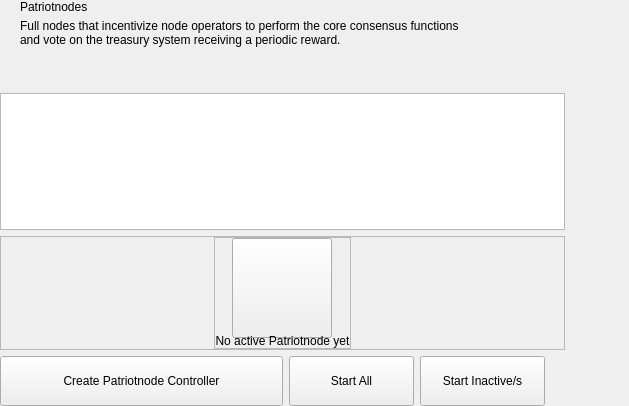
<?xml version="1.0" encoding="UTF-8"?>
<ui version="4.0">
 <class>PatriotNodesWidget</class>
 <widget class="QWidget" name="PatriotNodesWidget">
  <property name="geometry">
   <rect>
    <x>0</x>
    <y>0</y>
    <width>629</width>
    <height>406</height>
   </rect>
  </property>
  <property name="windowTitle">
   <string>Form</string>
  </property>
  <layout class="QHBoxLayout" name="horizontalLayout_2" stretch="2,1">
   <property name="spacing">
    <number>0</number>
   </property>
   <property name="leftMargin">
    <number>0</number>
   </property>
   <property name="topMargin">
    <number>0</number>
   </property>
   <property name="rightMargin">
    <number>0</number>
   </property>
   <property name="bottomMargin">
    <number>0</number>
   </property>
   <item>
    <widget class="QWidget" name="left" native="true">
     <layout class="QVBoxLayout" name="verticalLayout_3">
      <property name="leftMargin">
       <number>0</number>
      </property>
      <property name="topMargin">
       <number>0</number>
      </property>
      <property name="rightMargin">
       <number>0</number>
      </property>
      <property name="bottomMargin">
       <number>0</number>
      </property>
      <item>
       <layout class="QVBoxLayout" name="verticalLayout_2">
        <property name="spacing">
         <number>6</number>
        </property>
        <item>
         <layout class="QHBoxLayout" name="horizontalLayout_3">
          <property name="spacing">
           <number>0</number>
          </property>
          <property name="leftMargin">
           <number>20</number>
          </property>
          <item>
           <layout class="QVBoxLayout" name="verticalLayout_8">
            <property name="spacing">
             <number>5</number>
            </property>
            <item>
             <widget class="QLabel" name="labelTitle">
              <property name="text">
               <string>Patriotnodes</string>
              </property>
             </widget>
            </item>
            <item alignment="Qt::AlignTop">
             <widget class="QLabel" name="labelSubtitle1">
              <property name="text">
               <string>Full nodes that incentivize node operators to perform the core consensus functions
and vote on the treasury system receiving a periodic reward.</string>
              </property>
             </widget>
            </item>
           </layout>
          </item>
          <item>
           <spacer name="horizontalSpacer">
            <property name="orientation">
             <enum>Qt::Horizontal</enum>
            </property>
            <property name="sizeHint" stdset="0">
             <size>
              <width>40</width>
              <height>20</height>
             </size>
            </property>
           </spacer>
          </item>
         </layout>
        </item>
        <item>
         <spacer name="verticalSpacer_2">
          <property name="orientation">
           <enum>Qt::Vertical</enum>
          </property>
          <property name="sizeType">
           <enum>QSizePolicy::Fixed</enum>
          </property>
          <property name="sizeHint" stdset="0">
           <size>
            <width>20</width>
            <height>40</height>
           </size>
          </property>
         </spacer>
        </item>
        <item>
         <layout class="QVBoxLayout" name="verticalLayout_6"/>
        </item>
        <item>
         <widget class="QListView" name="listMn">
          <property name="mouseTracking">
           <bool>true</bool>
          </property>
         </widget>
        </item>
        <item>
         <widget class="QFrame" name="emptyContainer">
          <property name="minimumSize">
           <size>
            <width>0</width>
            <height>100</height>
           </size>
          </property>
          <property name="frameShape">
           <enum>QFrame::StyledPanel</enum>
          </property>
          <property name="frameShadow">
           <enum>QFrame::Raised</enum>
          </property>
          <layout class="QVBoxLayout" name="verticalLayout_7" stretch="1,8">
           <property name="spacing">
            <number>0</number>
           </property>
           <property name="leftMargin">
            <number>0</number>
           </property>
           <property name="topMargin">
            <number>0</number>
           </property>
           <property name="rightMargin">
            <number>0</number>
           </property>
           <property name="bottomMargin">
            <number>0</number>
           </property>
           <item>
            <spacer name="verticalSpacer">
             <property name="orientation">
              <enum>Qt::Vertical</enum>
             </property>
             <property name="sizeHint" stdset="0">
              <size>
               <width>20</width>
               <height>20</height>
              </size>
             </property>
            </spacer>
           </item>
           <item alignment="Qt::AlignHCenter|Qt::AlignVCenter">
            <widget class="QFrame" name="emptyScreen">
             <property name="sizePolicy">
              <sizepolicy hsizetype="Expanding" vsizetype="Expanding">
               <horstretch>0</horstretch>
               <verstretch>0</verstretch>
              </sizepolicy>
             </property>
             <property name="frameShape">
              <enum>QFrame::StyledPanel</enum>
             </property>
             <property name="frameShadow">
              <enum>QFrame::Raised</enum>
             </property>
             <layout class="QVBoxLayout" name="verticalLayout">
              <property name="spacing">
               <number>30</number>
              </property>
              <property name="leftMargin">
               <number>0</number>
              </property>
              <property name="topMargin">
               <number>0</number>
              </property>
              <property name="rightMargin">
               <number>0</number>
              </property>
              <property name="bottomMargin">
               <number>0</number>
              </property>
              <item alignment="Qt::AlignHCenter|Qt::AlignVCenter">
               <widget class="QPushButton" name="pushImgEmpty">
                <property name="minimumSize">
                 <size>
                  <width>100</width>
                  <height>100</height>
                 </size>
                </property>
                <property name="maximumSize">
                 <size>
                  <width>100</width>
                  <height>100</height>
                 </size>
                </property>
                <property name="focusPolicy">
                 <enum>Qt::NoFocus</enum>
                </property>
                <property name="text">
                 <string/>
                </property>
                <property name="iconSize">
                 <size>
                  <width>100</width>
                  <height>100</height>
                 </size>
                </property>
               </widget>
              </item>
              <item alignment="Qt::AlignHCenter|Qt::AlignVCenter">
               <widget class="QLabel" name="labelEmpty">
                <property name="styleSheet">
                 <string notr="true"/>
                </property>
                <property name="text">
                 <string>No active Patriotnode yet</string>
                </property>
                <property name="alignment">
                 <set>Qt::AlignCenter</set>
                </property>
               </widget>
              </item>
             </layout>
            </widget>
           </item>
          </layout>
         </widget>
        </item>
        <item>
         <layout class="QHBoxLayout" name="horizontalLayout_7">
          <property name="rightMargin">
           <number>20</number>
          </property>
          <item>
           <spacer name="horizontalSpacer_5">
            <property name="orientation">
             <enum>Qt::Horizontal</enum>
            </property>
            <property name="sizeType">
             <enum>QSizePolicy::Expanding</enum>
            </property>
            <property name="sizeHint" stdset="0">
             <size>
              <width>40</width>
              <height>20</height>
             </size>
            </property>
           </spacer>
          </item>
          <item>
           <widget class="QPushButton" name="pushButtonSave">
            <property name="minimumSize">
             <size>
              <width>283</width>
              <height>50</height>
             </size>
            </property>
            <property name="maximumSize">
             <size>
              <width>283</width>
              <height>50</height>
             </size>
            </property>
            <property name="focusPolicy">
             <enum>Qt::NoFocus</enum>
            </property>
            <property name="text">
             <string>Create Patriotnode Controller</string>
            </property>
           </widget>
          </item>
          <item>
           <widget class="QPushButton" name="pushButtonStartAll">
            <property name="minimumSize">
             <size>
              <width>125</width>
              <height>50</height>
             </size>
            </property>
            <property name="text">
             <string>Start All</string>
            </property>
           </widget>
          </item>
          <item>
           <widget class="QPushButton" name="pushButtonStartMissing">
            <property name="minimumSize">
             <size>
              <width>125</width>
              <height>50</height>
             </size>
            </property>
            <property name="text">
             <string>Start Inactive/s</string>
            </property>
           </widget>
          </item>
         </layout>
        </item>
       </layout>
      </item>
     </layout>
    </widget>
   </item>
   <item>
    <widget class="QWidget" name="right" native="true">
     <layout class="QVBoxLayout" name="verticalLayout_5">
      <property name="leftMargin">
       <number>0</number>
      </property>
      <property name="topMargin">
       <number>0</number>
      </property>
      <property name="rightMargin">
       <number>0</number>
      </property>
      <property name="bottomMargin">
       <number>0</number>
      </property>
      <item>
       <layout class="QVBoxLayout" name="verticalLayout_4">
        <property name="spacing">
         <number>6</number>
        </property>
        <item>
         <widget class="OptionButton" name="btnAbout" native="true">
          <property name="minimumSize">
           <size>
            <width>0</width>
            <height>50</height>
           </size>
          </property>
         </widget>
        </item>
        <item>
         <widget class="OptionButton" name="btnAboutController" native="true">
          <property name="minimumSize">
           <size>
            <width>0</width>
            <height>50</height>
           </size>
          </property>
         </widget>
        </item>
        <item>
         <spacer name="verticalSpacer_5">
          <property name="orientation">
           <enum>Qt::Vertical</enum>
          </property>
          <property name="sizeHint" stdset="0">
           <size>
            <width>20</width>
            <height>40</height>
           </size>
          </property>
         </spacer>
        </item>
       </layout>
      </item>
     </layout>
    </widget>
   </item>
  </layout>
 </widget>
 <customwidgets>
  <customwidget>
   <class>OptionButton</class>
   <extends>QWidget</extends>
   <header>qt/freedomcoin/optionbutton.h</header>
   <container>1</container>
  </customwidget>
 </customwidgets>
 <resources/>
 <connections/>
</ui>
